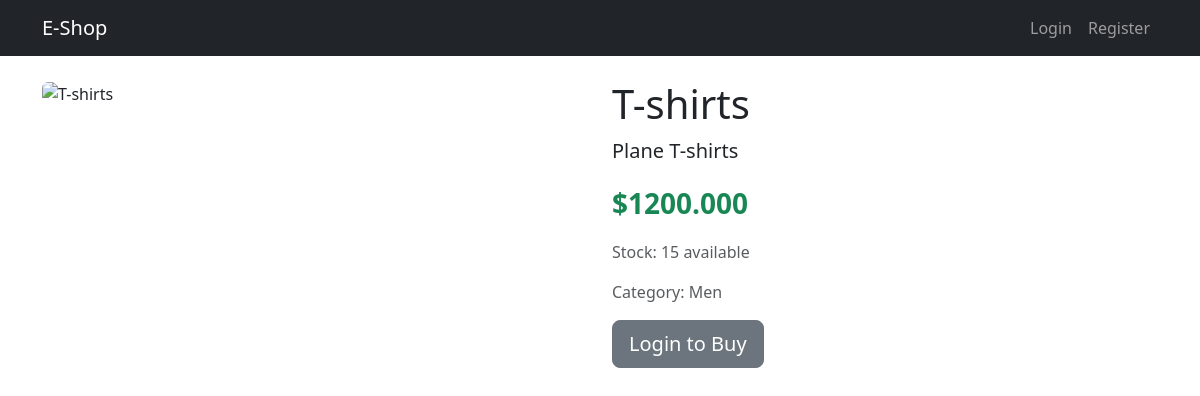
/1/, run on the app's committed database.
### products/models.py (models this page shows, shortened)
class Product(models.Model):
    CATEGORY_CHOICES = [
        ('M','Men'),
        ('W','Women')
    ]
    name = models.CharField(max_length=255)
    description = models.TextField()
    price = models.DecimalField(max_digits=10, decimal_places=3)
    image = models.URLField(max_length=500, blank=True, null=True)  # Changed here
    stock = models.PositiveIntegerField(default=0)
    category = models.CharField(max_length=1, choices=CATEGORY_CHOICES, default='W')

### products/views.py (the view)
# urls.py: path('<int:pk>/', views.product_detail, name='product_detail'),
def product_detail(request, pk):
    product = get_object_or_404(Product, id=pk)
    return render(request, 'products/product_detail.html', {'product':product})

### templates/products/product_detail.html
{% extends 'base.html' %}
{% block content %}
<div class="row">
    <div class="col-md-6">
        {% if product.image %}
        <img src="{{ product.image }}" class="img-fluid rounded" alt="{{ product.name }}">
        {% endif %}
    </div>
    <div class="col-md-6">
        <h1>{{ product.name }}</h1>
        <p class="lead">{{ product.description }}</p>
        <p class="fs-3 fw-bold text-success">${{ product.price }}</p>
        <p class="text-muted">Stock: {{ product.stock }} available</p>
        <p class="text-muted">Category: {{ product.get_category_display }}</p>
        {% if user.is_authenticated %}
        <a href="{% url 'cart:add_to_cart' product.id %}" class="btn btn-primary btn-lg">Add to Cart</a>
        {% else %}
        <a href="{% url 'users:login' %}" class="btn btn-secondary btn-lg">Login to Buy</a>
        {% endif %}
    </div>
</div>
{% endblock %}

### data on the page
Product: name "T-shirts", description "Plane T-shirts", price "1200.000", stock "15", category "Men"
